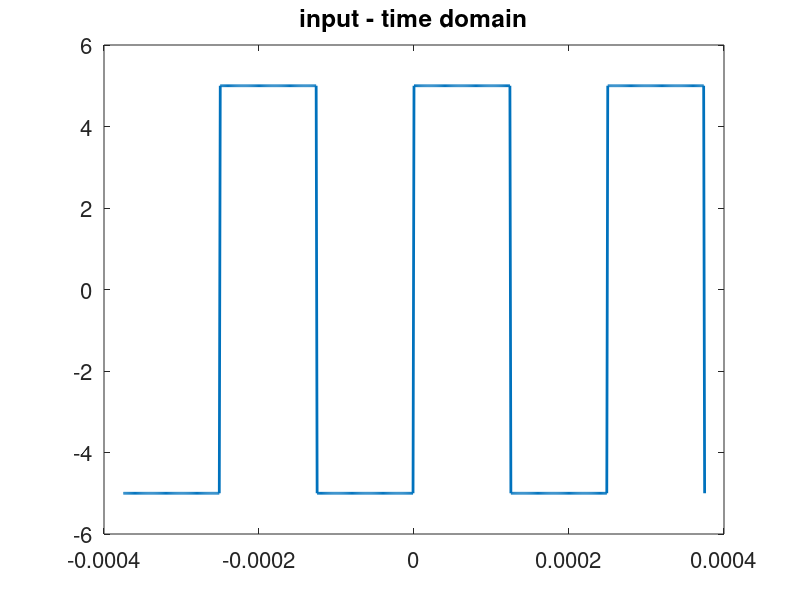
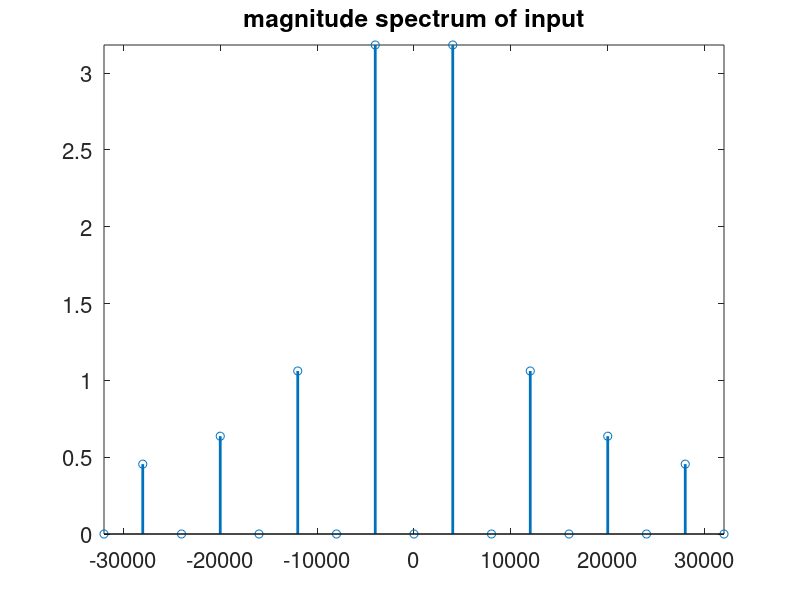
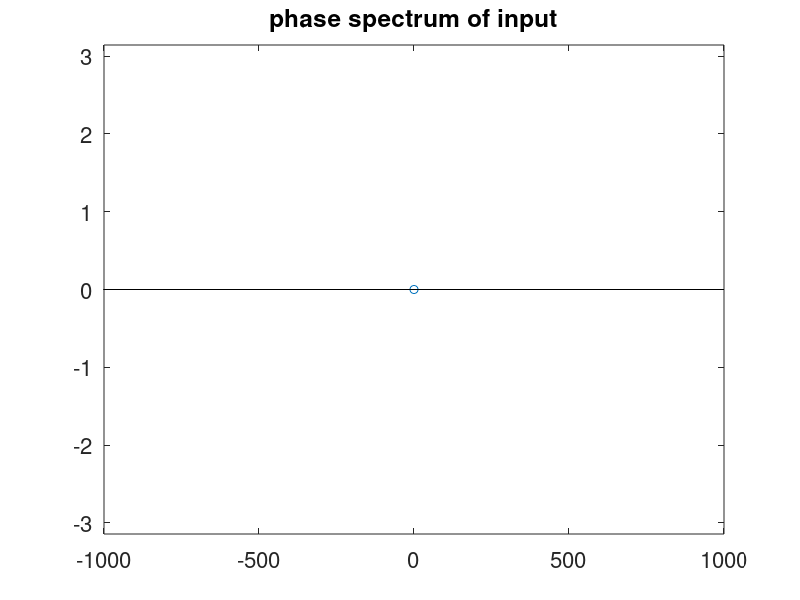
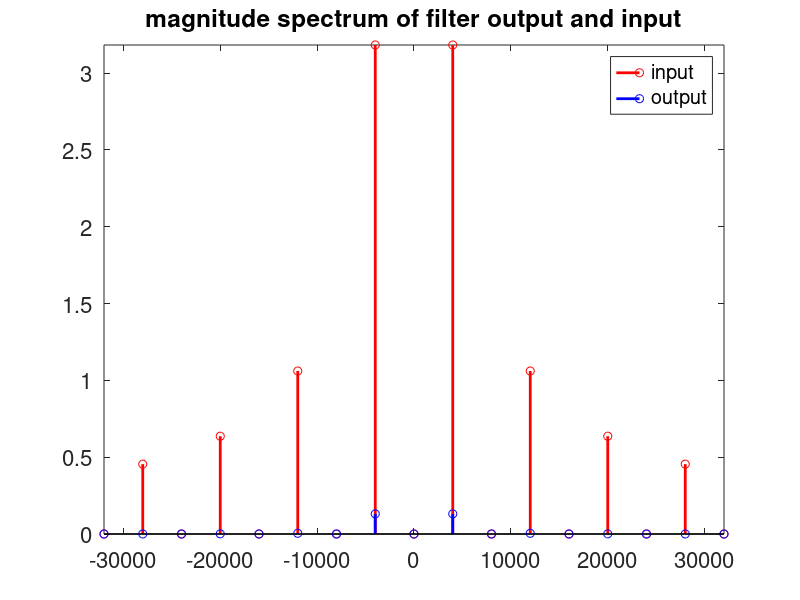

MATLAB code for these plots, in order:
clc;
clear all;
hold off;

f0 = 4000;     %fundamental freq of input square wave
T0 = 1/f0;  %period 
tstep = 0.005*T0;
no_sample = 3*T0/tstep + 1; %no. of samples  within  3*T0
no_sample1 = T0/tstep + 1; %no. of samples  within  T0

tt = -1.5*T0:tstep:1.5*T0;

amplitude = 5; 
gp1 = amplitude * square(2 * pi * f0 * tt); 
gp_in = gp1; % Input Waveform

figure(1)
Hp1 = plot(tt,gp_in);
set(Hp1,'LineWidth',2)
Ha = gca;
set(Ha,'Fontsize',16)
title('input - time domain')


%% Fourier series representation of signal (Amplitude Spectrum)
      
% K=1/(2*pi);
N=100; %no. of harmonics
nvec = -N:N;
c_in = zeros(size(nvec));
for n = nvec
    m = n+N+1;
    
    if mod(n, 2) == 1
        c_in(m) = amplitude * (2 / (1i * pi * n)); % Fourier coefficients for square wave
    else
        c_in(m) = 0; % Zero coefficients for even harmonics
    end
end
f = nvec*f0; %frequency vector
figure(2)
Hp1=stem(f,abs(c_in));
axis([-8*f0 8*f0 0 max(abs(c_in))])
set(Hp1,'LineWidth',2)
Ha = gca;
set(Ha,'Fontsize',16)
title('magnitude spectrum of input')


%% Fourier series representation of signal (Phase Spectrum)

figure(3)
Hp1=stem(f,angle(c_in));
set(Hp1,'LineWidth',2)
Ha = gca;
set(Ha,'Fontsize',16)
axis([-0.1e4 0.1e4 -pi pi])
title('phase spectrum of input')

%% Designing the 2nd order Butterworth filter

R= 2e3;
C=0.1e-6;
fc = 1/(2*pi*R*C);    %cutoff freq of filter

Q = 5; % Quality factor for Butterworth filter
f_gain = 3 - (1 / Q); % Filter Gain


Hf = 1 ./ (1 - (f / fc).^2 + 1i * (f / (fc * Q)));
c_out = c_in .* Hf; %Fourier coefficients of the filter output

figure(4)
stem(f,abs(c_in),'r','LineWidth',2);
hold on
stem(f,abs(c_out),'b','LineWidth',2);
hold off
axis([-8*f0 8*f0 0 max(abs(c_in))])
Ha = gca;
set(Ha,'Fontsize',16)
title('magnitude spectrum of filter output and input')
Ha = gca;
set(Ha,'Fontsize',16)
legend('input','output')



%% Construct the output signal from the Cout Fourier coefficients

A = zeros(2*N+1,ceil(no_sample));
for n = nvec
    m=n+N+1;
    A(m,:) = c_out(m) .* exp(1i*2*pi*n*f0*tt);
end
gp_out = sum(A);

% Limit Vout in range  (filter_gain * Vin, -filter_gain * Vin)
V_limit = amplitude * f_gain;  % Limiting factor
gp_out = max(min(real(gp_out), V_limit), -V_limit);

figure(5)
Hp1 = plot(tt,real(gp_out),'b',tt,gp_in,'r');
set(Hp1,'LineWidth',2)
Ha = gca;
set(Ha,'Fontsize',16)
title('filter input and output-time domain')
set(Ha,'Fontsize',16)
legend('output','input')